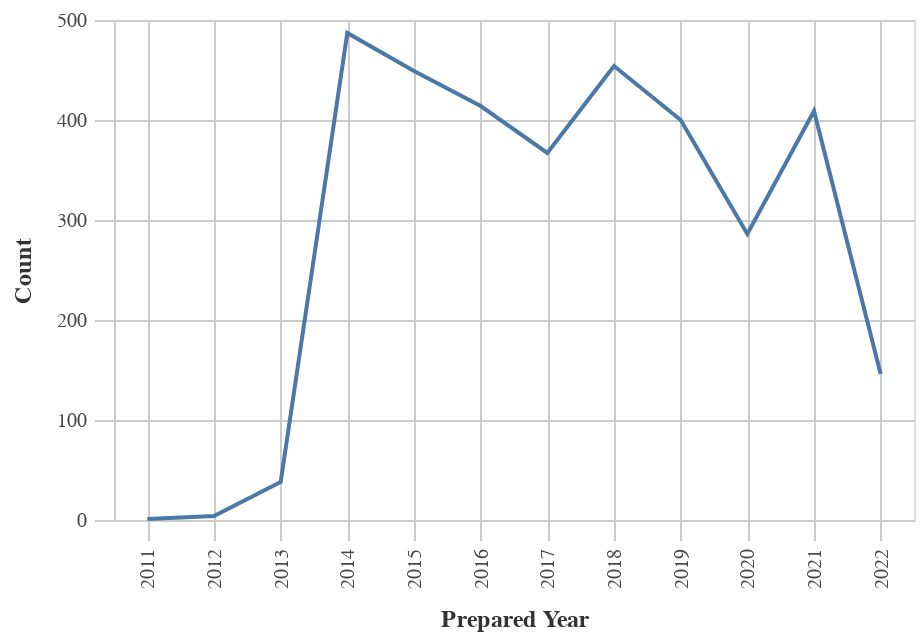

The cell this chart's notebook holds for it:
### Markdown cell above
### Number of Obligations by Year

### Code cell
#Line chart for Obligations by Year
chart_df = (df_top>>filter(_.variable=='prepared_y')).rename(columns= {"value":"Year"})
    
chart1= (_dla_utils.basic_line_chart_test_no_save(chart_df, 'Year', 'count', district)).encode(x=alt.X('Year:O', title='Prepared Year'))
display(chart1)

### Figure 1 — Vega-Lite specification as saved in the notebook (floating-point values rounded to 4 significant figures)
{"config": {"view": {"continuousWidth": 400, "continuousHeight": 300}, "axis": {"domainColor": "#cbcbcb", "grid": true, "gridColor": "#cbcbcb", "gridWidth": 1, "labelColor": "#474747", "labelFont": "Nunito Sans", "labelFontSize": 10, "labelPadding": 4, "tickColor": "#cbcbcb", "tickSize": 10, "titleColor": "#333", "titleFont": "Raleway", "titleFontSize": 12, "titlePadding": 10}, "axisBand": {"grid": false}, "background": "white", "font": "Raleway", "header": {"labelFont": "Nunito Sans", "titleFont": "Raleway"}, "legend": {"labelColor": "#333", "labelFont": "Nunito Sans", "labelFontSize": 11, "labelLimit": 0, "padding": 1, "symbolSize": 30, "symbolType": "square", "titleColor": "#333", "titleFont": "Raleway", "titleFontSize": 14, "titlePadding": 10}, "title": {"anchor": "middle", "font": "Raleway", "fontSize": 18, "fontWeight": 300, "offset": 20}}, "data": {"name": "data-5744e5ff367795da3891b7c87fa82cbd"}, "mark": "line", "encoding": {"tooltip": [{"field": "Year", "title": "Year", "type": "quantitative"}, {"field": "count", "title": "Count", "type": "quantitative"}], "x": {"field": "Year", "title": "Prepared Year", "type": "ordinal"}, "y": {"field": "count", "title": "Count", "type": "quantitative"}}, "height": 250, "width": 400, "$schema": "https://vega.github.io/schema/vega-lite/v4.17.0.json", "datasets": {"data-5744e5ff367795da3891b7c87fa82cbd": [{"Year": 2014.0, "count": 487, "variable": "prepared_y"}, {"Year": 2018.0, "count": 454, "variable": "prepared_y"}, {"Year": 2015.0, "count": 449, "variable": "prepared_y"}, {"Year": 2016.0, "count": 414, "variable": "prepared_y"}, {"Year": 2021.0, "count": 409, "variable": "prepared_y"}, {"Year": 2019.0, "count": 400, "variable": "prepared_y"}, {"Year": 2017.0, "count": 367, "variable": "prepared_y"}, {"Year": 2020.0, "count": 286, "variable": "prepared_y"}, {"Year": 2022.0, "count": 146, "variable": "prepared_y"}, {"Year": 2013.0, "count": 38, "variable": "prepared_y"}, {"Year": 2012.0, "count": 4, "variable": "prepared_y"}, {"Year": 2011.0, "count": 1, "variable": "prepared_y"}]}}
